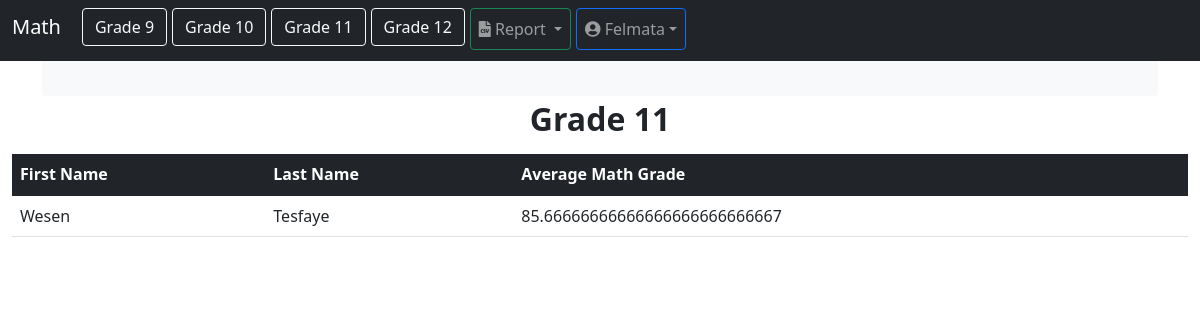
Page /math_average/11 (signed in) on the committed database.
### users/models.py (models this page shows)
class CustomUser(AbstractUser):
	pass

### grades_app/models.py (models this page shows, shortened)
class Student(models.Model):
    user = models.OneToOneField(AUTH_USER_MODEL, on_delete=models.CASCADE)
    first_name = models.CharField(max_length=50)
    last_name = models.CharField(max_length=50)
    grade_level = models.IntegerField()

### grades_app/views.py (the view)
# urls.py: path("math_average/<int:grade_level>", views.math_average, name="math_average"),
@login_required
@user_passes_test(lambda user: user.groups.filter(name='High School Math Teachers').exists())
def math_average(request, grade_level):
	students = Student.objects.filter(grade_level=grade_level)
	student_grades_list = []
	grade_levels = [9, 10, 11, 12]
	for student in students:
		average_grade = calculate_average_math_grade(student, grade_level)
		student_grades_list.append((student.first_name, student.last_name, average_grade))
	context = {
		'student_grades_list': student_grades_list,
		'grade_level': grade_level,
		'grade_levels': grade_levels,
	}
	return render(request, 'grades_app/math_averages.html', context)

### grades_app/views.py (called while the page is built)
def calculate_average_math_grade(student, grade_level):
    if grade_level == 9:
        grade_model = Math_Grade_9
    elif grade_level == 10:
        grade_model = Math_Grade_10
    elif grade_level == 11:
        grade_model = Math_Grade_11
    elif grade_level == 12:
        grade_model = Math_Grade_12
    else:
        return 0
    math_grades = grade_model.objects.filter(student=student)
    total_grades = math_grades.count()
    if total_grades > 0:
        total_sum = sum(grade.grade for grade in math_grades)
        average_grade = total_sum / total_grades
        return average_grade
    else:
        return 0

### grades_app/templates/grades_app/math_averages.html (shortened to what this page needs)
{% load static %}
<!doctype html>
<html lang="en">
<head>
    <link rel="stylesheet" type="text/css" href="{% static 'grades_app/bootstrap.min.css' %}">
    <link rel="stylesheet" type="text/css" href="{% static 'grades_app/all.css' %}">
</head>
<body>
    <nav class="navbar navbar-expand-md navbar-dark fixed-top bg-dark">
        <div class="container-fluid">
            <h1 class="navbar-brand h1" href="#">Math</h1>
            <div class="collapse navbar-collapse" id="navbarCollapse">
                <ul class="navbar-nav me-auto mb-2 mb-md-0">
                    {% for grade_level in grade_levels %}
                    <li style="padding-left: 5px; padding-bottom: 3px;" class="nav-item">
                        <a class="btn btn-outline-light" aria-current="page" href="{% url 'grades_app:math_average' grade_level=grade_level %}">Grade {{ grade_level }}</a>
                    </li>
                    {% endfor %}
                    <div style="padding-left: 5px; padding-bottom: 3px;" class="collapse navbar-collapse" id="navbarCollapse">
                        <ul class="navbar-nav me-auto mb-2 mb-md-0">
                            <li class="nav-item dropdown">
                                <a class="nav-link dropdown-toggle btn btn-outline-success" href="#" id="dropdown03" data-bs-toggle="dropdown" aria-expanded="false">
                                    <i class="fa fa-file-csv"></i> Report
                                </a>
                            </li>
                        </ul>
                    </div>
                    <div style="padding-left: 5px; padding-bottom: 3px;" class="collapse navbar-collapse" id="navbarCollapse">
                        <ul class="navbar-nav me-auto mb-2 mb-md-0">
                            <li class="nav-item dropdown">
                                <a class="nav-link dropdown-toggle btn btn-outline-primary" href="#" id="dropdown03" data-bs-toggle="dropdown" aria-expanded="false"><i class="fa fa-user-circle"></i> {{ request.user.username | title }}</a>
                            </li>
                        </ul>
                    </div>
                </ul>
            </div>
        </div>
    </nav>
    <main class="container">
    </main>
            <h2 style="text-align:center;" class="mt-1"><strong>Grade {{ grade_level }}</strong></h2>
    <div class="bd-cheatsheet container-fluid bg-body">
        <article class="my-3" id="tables">
            <div>
                <div class="bd-example">
                    <table class="table table-hover">
                        <thead>
                            <tr>
                                <th class="table-dark" scope="col">First Name</th>
                                <th class="table-dark" scope="col">Last Name</th>
                                <th class="table-dark" scope="col">Average Math Grade</th>
                            </tr>
                        </thead>
                        <tbody>
                            {% for student in student_grades_list %}
                            <tr>
                                {% for value in student %}
                                <td>{{ value }}</td>
                            {% endfor %}
                            </tr>
                            {% endfor %}
                        </tbody>
                    </table>
                </div>
            </div>
        </article>
    </div>
</body>
</html>

### grades_app/static/grades_app/all.css (style rules this page uses)
.fa, .fas, .far, .fal, .fad, .fab { -moz-osx-font-smoothing: grayscale; -webkit-font-smoothing: antialiased; display: inline-block; font-style: normal; font-variant: normal; text-rendering: auto; line-height: 1; }
.fa-file-csv:before { content: "\f6dd"; }
.fa-user-circle:before { content: "\f2bd"; }
.fa, .fas { font-family: 'Font Awesome 5 Free'; font-weight: 900; }

### rows in the picture
CustomUser: user.username "Felmata"
Student: student "Wesen" "Tesfaye"

### other values in the picture
{{ grade_level }} "9" "10" "11" "12"
{{ grade_level }} "11"
{{ value }} "85.66666666666666666666666667"
